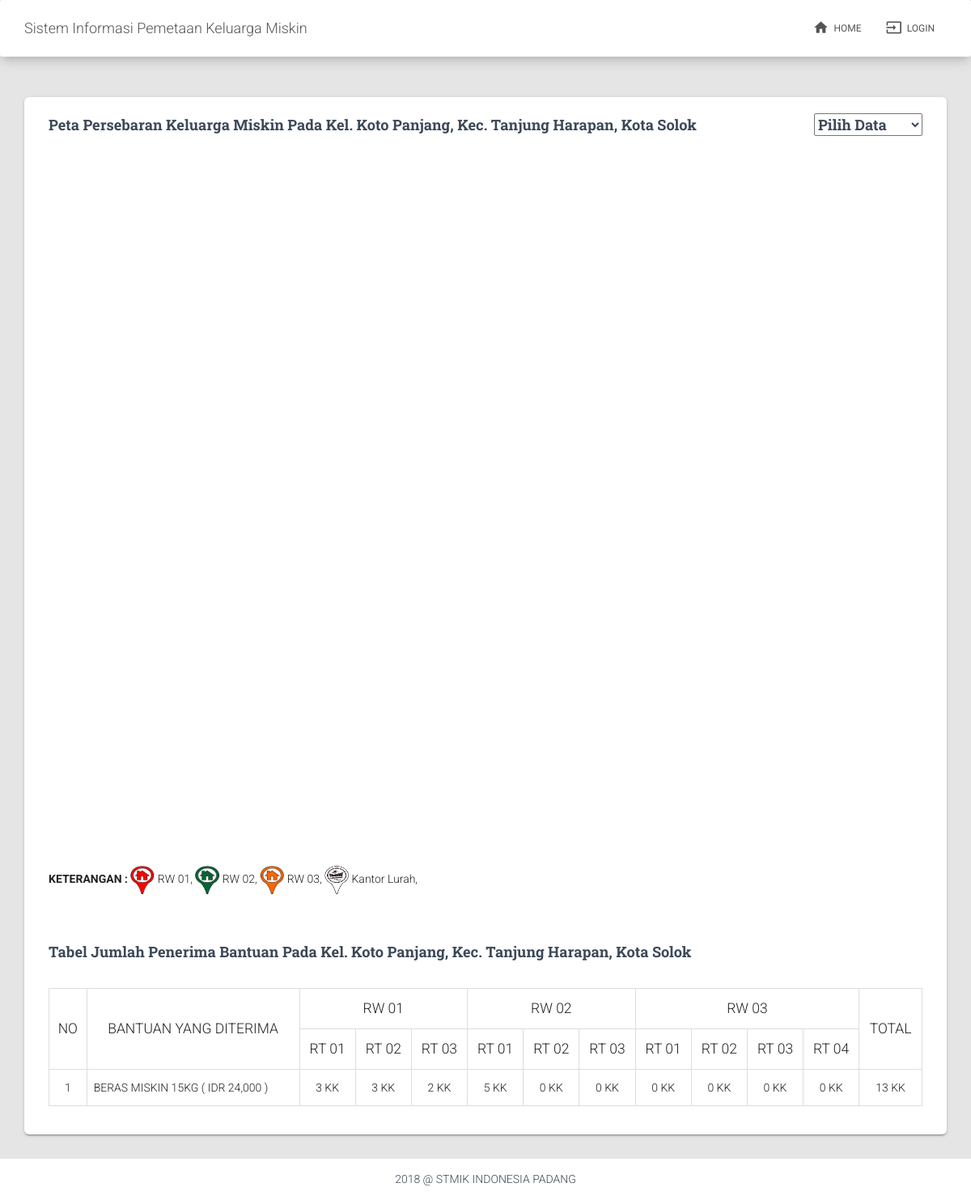
The app's page /home.php with its own data.
### tables this page shows
CREATE TABLE `rw` (
  `id` int(11) NOT NULL AUTO_INCREMENT,
  `nama_rw` varchar(3) NOT NULL,
  `ketua_rw` varchar(50) NOT NULL,
  PRIMARY KEY (`id`)
);

CREATE TABLE `rt` (
  `id` int(11) NOT NULL AUTO_INCREMENT,
  `rw_id` int(11) NOT NULL,
  `nama_rt` varchar(10) NOT NULL,
  `ketua_rt` varchar(50) NOT NULL,
  PRIMARY KEY (`id`)
);

CREATE TABLE `bantuan` (
  `id` int(11) NOT NULL AUTO_INCREMENT,
  `nama_bantuan` varchar(100) NOT NULL,
  `banyak_bantuan` int(11) NOT NULL,
  `satuan` enum('kg','liter') NOT NULL,
  `nominal` int(11) NOT NULL,
  PRIMARY KEY (`id`)
);

### cores/function.php (called while the page is built, shortened)
<?php
	function koneksi() {
		$host = 'localhost';
		$user = 'root';
		$pass = '';
		$db = 'dbraskin';
		$conn = mysqli_connect($host, $user, $pass, $db);
		return $conn;
	}
	function getListRtByRw($rw_id) {
		$list_data = [];
		$conn = koneksi();
		$query = "SELECT * FROM rt WHERE rw_id ='$rw_id' ORDER BY nama_rt";
		$procs = mysqli_query($conn, $query);
		while($row = mysqli_fetch_array($procs)) {
			$list_data[] = $row;
		}
		return $list_data;
	}
?>

### home.php (the view, shortened to what this page needs)
<?php
	include 'cores/function.php';
	$conn = koneksi();
?>
<!doctype html>
<html lang="en">
<head>
	<link rel="stylesheet" href="https://maxcdn.bootstrapcdn.com/font-awesome/latest/css/font-awesome.min.css" />
	<link href="assets/vendors/material-kit-pro/assets/css/bootstrap.min.css" rel="stylesheet" />
	<link href="assets/vendors/material-kit-pro/assets/css/material-icons.css" rel="stylesheet"/>
	<link href="assets/vendors/material-kit-pro/assets/css/material-kit.css" rel="stylesheet"/>
</head>
<body class="index-page">
	<nav class="navbar navbar-default">
		<div class="container">
			<div class="navbar-header">
				<a class="navbar-brand" href="">Sistem Informasi Pemetaan Keluarga Miskin</a>
			</div>
			<div class="collapse navbar-collapse" id="example-navbar-primary">
				<ul class="nav navbar-nav navbar-right">
					<li>
						<a href="home.php">
							<i class="material-icons">home</i>
							HOME
						</a>
					</li>
					<li>
						<a href="login.php" target="_blank">
							<i class="material-icons">input</i>
							LOGIN
						</a>
					</li>
				</ul>
			</div>
		</div>
	</nav>
	<div class="container">
		<div class="row">
			<div class="col-md-12">
				<div class="card card-blog">
					<div class="card-content">
						<h4 class="card-title">
							<a href="#">Peta Persebaran Keluarga Miskin Pada Kel. Koto Panjang, Kec. Tanjung Harapan, Kota Solok</a>
							<select name="select_data" id="select_data" class="pull-right">
								<option value="" disabled selected>Pilih Data</option>
							</select>
						</h4>
						<br>
						<div id="map" style="width: 100%; height: 850px;"></div><br>
						<p>
							<strong>KETERANGAN :</strong>
							<img src="assets/img/marker1.png" style="height: 35px; width: 30px;"> RW 01,
							<img src="assets/img/marker2.png" style="height: 35px; width: 30px;"> RW 02,
							<img src="assets/img/marker3.png" style="height: 35px; width: 30px;"> RW 03,
							<img src="assets/img/marker4.png" style="height: 35px; width: 30px;"> Kantor Lurah,
						</p>
						<br><br>
						<h4 class="card-title">
							<a href="#">Tabel Jumlah Penerima Bantuan Pada Kel. Koto Panjang, Kec. Tanjung Harapan, Kota Solok</a>
						</h4>
						<br>
						<div class="table-responsive">
							<table class="table table-bordered table-hover table-stripped">
								<thead>
									<tr>
										<th rowspan="2" class="text-center">NO</th>
										<th rowspan="2" class="text-center">BANTUAN YANG DITERIMA</th>
										<?php
											$rwDT = [];
											$rwQ = "SELECT * FROM rw ORDER BY nama_rw";
											$rwPRC = mysqli_query($conn, $rwQ);
											while($rwRO = mysqli_fetch_array($rwPRC)) {
												$rwDT[] = $rwRO;
											}
											foreach ($rwDT as $value) {
												$rtCNT = mysqli_query($conn, "SELECT COUNT(id) AS jumlah FROM rt WHERE rw_id = '".$value['id']."'");
												$count = mysqli_fetch_assoc($rtCNT)['jumlah'];
												echo '<th colspan="'.$count.'" class="text-center">RW '.$value['nama_rw'].'</th>';
											}
										?>
										<th rowspan="2" class="text-center">TOTAL</th>
									</tr>
									<tr>
										<?php
											foreach ($rwDT as $value) {
												$rtDT = getListRtByRw($value['id']);
												foreach ($rtDT as $value) {
													echo '<th class="text-center">RT '.$value['nama_rt'].'</th>';
												}
											}
										?>
									</tr>
								</thead>
								<tbody>
									<?php
										$bantuanDT = [];
										$bantuanQ = "SELECT * FROM bantuan";
										$bantuanPRC = mysqli_query($conn, $bantuanQ);
										while($bantuanRO = mysqli_fetch_array($bantuanPRC)) {
											$bantuanDT[] = $bantuanRO;
										}
									?>
									<?php foreach ($bantuanDT as $key => $value): ?>
										<tr>
											<td class="text-center"><?php echo $key+1 ?></td>
											<td><?php echo strtoupper($value['nama_bantuan'].' '.$value['banyak_bantuan'].$value['satuan'].' ( IDR '.number_format($value['nominal']).' )') ?></td>
											<?php
												$totalPenerima = 0;
												foreach ($rwDT as $value2) {
													$rtDT = getListRtByRw($value2['id']);
													foreach ($rtDT as $value3) {
														$countQ = mysqli_query($conn, "SELECT COUNT(id) AS jumlah FROM penerima WHERE rt_id = '".$value3['id']."' AND bantuan_id = '".$value['id']."'");
														$jumlah = mysqli_fetch_assoc($countQ)['jumlah'];
														$totalPenerima = $totalPenerima + $jumlah;
														echo '<td class="text-center">'.$jumlah.' KK</td>';
													}
												}
											?>
											<td class="text-center"><?php echo $totalPenerima ?> KK</td>
										</tr>
									<?php endforeach ?>
								</tbody>
							</table>
						</div>
					</div>
				</div>
			</div>
		</div>
	</div>
	<footer class="footer footer-white">
		<div class="container text-center">
			<?php echo date('Y') ?> @ STMIK INDONESIA PADANG
		</div>
	</footer>
</body>
</html>

### records on screen
rw: nama_rw "01"
rw: nama_rw "02"
rw: nama_rw "03"
rt: nama_rt "01", jumlah "3"
rt: nama_rt "02", jumlah "3"
rt: nama_rt "03", jumlah "2"
rt: nama_rt "01", jumlah "5"
rt: nama_rt "02", jumlah "0"
rt: nama_rt "03", jumlah "0"
rt: nama_rt "01", jumlah "0"
rt: nama_rt "02", jumlah "0"
rt: nama_rt "03", jumlah "0"
rt: nama_rt "04", jumlah "0"
bantuan: nama_bantuan+banyak_bantuan+satuan "BERAS MISKIN 15KG ( IDR 24,000 )", totalPenerima "13"
